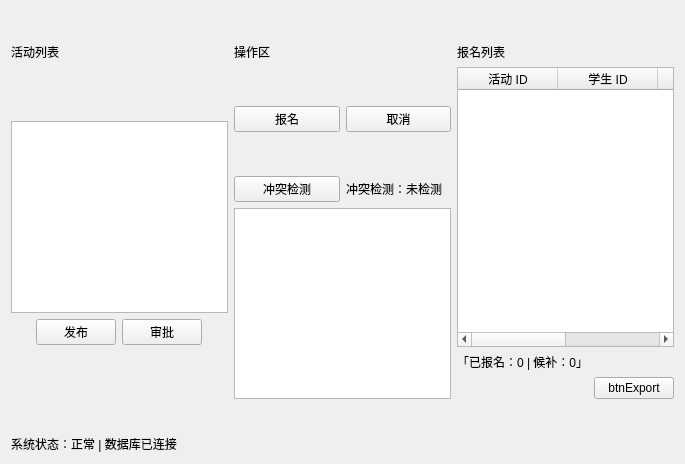
<?xml version="1.0" encoding="UTF-8"?>
<ui version="4.0">
 <class>formreportview</class>
 <widget class="QWidget" name="formreportview">
  <property name="geometry">
   <rect>
    <x>0</x>
    <y>0</y>
    <width>685</width>
    <height>464</height>
   </rect>
  </property>
  <property name="windowTitle">
   <string>Form</string>
  </property>
  <layout class="QVBoxLayout" name="verticalLayout_4">
   <item>
    <spacer name="verticalSpacer_6">
     <property name="orientation">
      <enum>Qt::Vertical</enum>
     </property>
     <property name="sizeHint" stdset="0">
      <size>
       <width>20</width>
       <height>36</height>
      </size>
     </property>
    </spacer>
   </item>
   <item>
    <layout class="QHBoxLayout" name="horizontalLayout_5">
     <item>
      <layout class="QVBoxLayout" name="verticalLayout">
       <item>
        <widget class="QLabel" name="label">
         <property name="text">
          <string>活动列表</string>
         </property>
        </widget>
       </item>
       <item>
        <spacer name="verticalSpacer">
         <property name="orientation">
          <enum>Qt::Vertical</enum>
         </property>
         <property name="sizeHint" stdset="0">
          <size>
           <width>20</width>
           <height>40</height>
          </size>
         </property>
        </spacer>
       </item>
       <item>
        <widget class="QListWidget" name="listWidget"/>
       </item>
       <item>
        <layout class="QHBoxLayout" name="horizontalLayout">
         <item>
          <spacer name="horizontalSpacer_2">
           <property name="orientation">
            <enum>Qt::Horizontal</enum>
           </property>
           <property name="sizeHint" stdset="0">
            <size>
             <width>40</width>
             <height>20</height>
            </size>
           </property>
          </spacer>
         </item>
         <item>
          <widget class="QPushButton" name="btnPublish">
           <property name="text">
            <string>发布</string>
           </property>
          </widget>
         </item>
         <item>
          <widget class="QPushButton" name="btnApprove">
           <property name="text">
            <string>审批</string>
           </property>
          </widget>
         </item>
         <item>
          <spacer name="horizontalSpacer">
           <property name="orientation">
            <enum>Qt::Horizontal</enum>
           </property>
           <property name="sizeHint" stdset="0">
            <size>
             <width>40</width>
             <height>20</height>
            </size>
           </property>
          </spacer>
         </item>
        </layout>
       </item>
       <item>
        <spacer name="verticalSpacer_2">
         <property name="orientation">
          <enum>Qt::Vertical</enum>
         </property>
         <property name="sizeHint" stdset="0">
          <size>
           <width>20</width>
           <height>40</height>
          </size>
         </property>
        </spacer>
       </item>
      </layout>
     </item>
     <item>
      <spacer name="horizontalSpacer_3">
       <property name="orientation">
        <enum>Qt::Horizontal</enum>
       </property>
       <property name="sizeHint" stdset="0">
        <size>
         <width>40</width>
         <height>20</height>
        </size>
       </property>
      </spacer>
     </item>
     <item>
      <layout class="QVBoxLayout" name="verticalLayout_2">
       <item>
        <widget class="QLabel" name="label_2">
         <property name="text">
          <string>操作区</string>
         </property>
        </widget>
       </item>
       <item>
        <spacer name="verticalSpacer_4">
         <property name="orientation">
          <enum>Qt::Vertical</enum>
         </property>
         <property name="sizeHint" stdset="0">
          <size>
           <width>20</width>
           <height>40</height>
          </size>
         </property>
        </spacer>
       </item>
       <item>
        <layout class="QHBoxLayout" name="horizontalLayout_2">
         <item>
          <widget class="QPushButton" name="btnApply">
           <property name="text">
            <string>报名</string>
           </property>
          </widget>
         </item>
         <item>
          <widget class="QPushButton" name="btnCancel">
           <property name="text">
            <string>取消</string>
           </property>
          </widget>
         </item>
        </layout>
       </item>
       <item>
        <spacer name="verticalSpacer_3">
         <property name="orientation">
          <enum>Qt::Vertical</enum>
         </property>
         <property name="sizeHint" stdset="0">
          <size>
           <width>20</width>
           <height>40</height>
          </size>
         </property>
        </spacer>
       </item>
       <item>
        <layout class="QHBoxLayout" name="horizontalLayout_3">
         <item>
          <widget class="QPushButton" name="btnCheckConflict">
           <property name="text">
            <string>冲突检测</string>
           </property>
          </widget>
         </item>
         <item>
          <widget class="QLabel" name="label_3">
           <property name="text">
            <string>冲突检测：未检测</string>
           </property>
          </widget>
         </item>
        </layout>
       </item>
       <item>
        <widget class="QTextEdit" name="textEdit">
         <property name="minimumSize">
          <size>
           <width>0</width>
           <height>100</height>
          </size>
         </property>
        </widget>
       </item>
      </layout>
     </item>
     <item>
      <spacer name="horizontalSpacer_4">
       <property name="orientation">
        <enum>Qt::Horizontal</enum>
       </property>
       <property name="sizeHint" stdset="0">
        <size>
         <width>40</width>
         <height>20</height>
        </size>
       </property>
      </spacer>
     </item>
     <item>
      <layout class="QVBoxLayout" name="verticalLayout_3">
       <item>
        <widget class="QLabel" name="label_4">
         <property name="text">
          <string>报名列表</string>
         </property>
        </widget>
       </item>
       <item>
        <widget class="QTableWidget" name="applyTable">
         <column>
          <property name="text">
           <string>活动 ID</string>
          </property>
         </column>
         <column>
          <property name="text">
           <string>学生 ID</string>
          </property>
         </column>
         <column>
          <property name="text">
           <string>报名时间</string>
          </property>
         </column>
         <column>
          <property name="text">
           <string>状态</string>
          </property>
         </column>
        </widget>
       </item>
       <item>
        <widget class="QLabel" name="labelStatus">
         <property name="text">
          <string>「已报名：0 | 候补：0」</string>
         </property>
        </widget>
       </item>
       <item>
        <layout class="QHBoxLayout" name="horizontalLayout_4">
         <item>
          <spacer name="horizontalSpacer_5">
           <property name="orientation">
            <enum>Qt::Horizontal</enum>
           </property>
           <property name="sizeHint" stdset="0">
            <size>
             <width>40</width>
             <height>20</height>
            </size>
           </property>
          </spacer>
         </item>
         <item>
          <widget class="QPushButton" name="btnExport">
           <property name="text">
            <string>btnExport</string>
           </property>
          </widget>
         </item>
        </layout>
       </item>
      </layout>
     </item>
    </layout>
   </item>
   <item>
    <spacer name="verticalSpacer_5">
     <property name="orientation">
      <enum>Qt::Vertical</enum>
     </property>
     <property name="sizeHint" stdset="0">
      <size>
       <width>20</width>
       <height>34</height>
      </size>
     </property>
    </spacer>
   </item>
   <item>
    <widget class="QLabel" name="label_6">
     <property name="text">
      <string>系统状态：正常 | 数据库已连接</string>
     </property>
    </widget>
   </item>
  </layout>
 </widget>
 <resources/>
 <connections/>
</ui>
